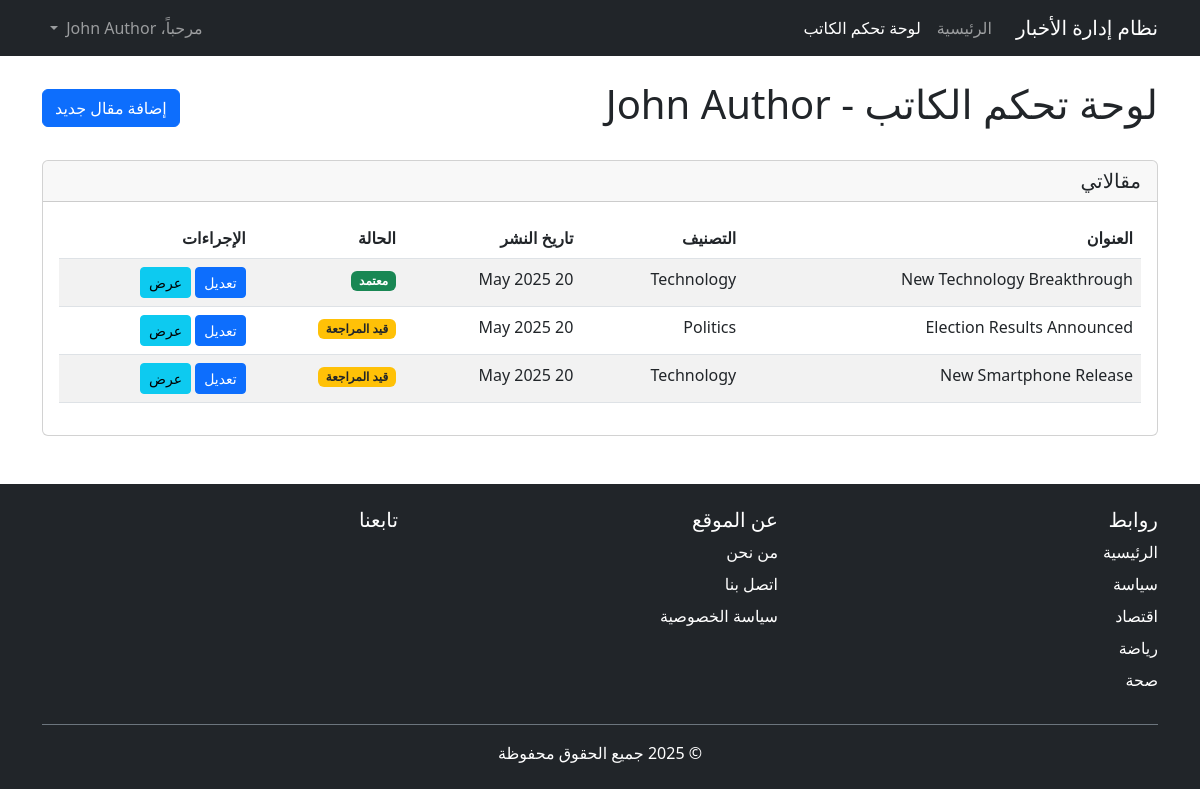
Page /author_dashboard.php (signed in) on the committed database.
### tables this page shows
CREATE TABLE IF NOT EXISTS news (
    id INT AUTO_INCREMENT PRIMARY KEY,
    title VARCHAR(255) NOT NULL,
    body TEXT NOT NULL,
    image VARCHAR(255),
    dateposted DATETIME DEFAULT CURRENT_TIMESTAMP,
    category_id INT,
    author_id INT,
    status ENUM('pending', 'approved', 'denied') DEFAULT 'pending',
    FOREIGN KEY (category_id) REFERENCES category(id) ON DELETE SET NULL,
    FOREIGN KEY (author_id) REFERENCES user(id) ON DELETE SET NULL
);

CREATE TABLE IF NOT EXISTS category (
    id INT AUTO_INCREMENT PRIMARY KEY,
    name VARCHAR(100) NOT NULL,
    description TEXT
);

### author_dashboard.php (the view, shortened to what this page needs)
<?php
$author_id = $_SESSION['user_id'];
$conn = DBConnection::connect();
$stmt = $conn->prepare("
    SELECT n.*, c.name as category_name
    FROM news n
    JOIN category c ON n.category_id = c.id
    WHERE n.author_id = ?
    ORDER BY n.dateposted DESC
");
$stmt->bind_param("i", $author_id);
$stmt->execute();
$result = $stmt->get_result();
$news = $result->fetch_all(MYSQLI_ASSOC);
?>
<!DOCTYPE html>
<html lang="ar" dir="rtl">
<head>
    <link href="https://cdn.jsdelivr.net/npm/bootstrap@5.3.0-alpha1/dist/css/bootstrap.rtl.min.css" rel="stylesheet">
</head>
<body>
    <nav class="navbar navbar-expand-lg navbar-dark bg-dark">
        <div class="container">
            <a class="navbar-brand" href="index.php">نظام إدارة الأخبار</a>
            <div class="collapse navbar-collapse" id="navbarNav">
                <ul class="navbar-nav me-auto">
                    <li class="nav-item">
                        <a class="nav-link" href="index.php">الرئيسية</a>
                    </li>
                    <li class="nav-item">
                        <a class="nav-link active" href="author_dashboard.php">لوحة تحكم الكاتب</a>
                    </li>
                </ul>
                <ul class="navbar-nav">
                    <li class="nav-item dropdown">
                        <a class="nav-link dropdown-toggle" href="#" id="navbarDropdown" role="button" data-bs-toggle="dropdown" aria-expanded="false">
                            مرحباً، <?= htmlspecialchars($_SESSION['user_name']) ?>
                        </a>
                    </li>
                </ul>
            </div>
        </div>
    </nav>
    <div class="container mt-4">
        <div class="d-flex justify-content-between align-items-center mb-4">
            <h1>لوحة تحكم الكاتب - <?= htmlspecialchars($_SESSION['user_name']) ?></h1>
            <a href="add_news.php" class="btn btn-primary">إضافة مقال جديد</a>
        </div>
        <div class="card mb-4">
            <div class="card-header">
                <h5 class="mb-0">مقالاتي</h5>
            </div>
            <div class="card-body">
                <?php if (empty($news)): ?>
                    <div class="alert alert-info">لم تقم بإنشاء أي مقالات إخبارية بعد.</div>
                <?php else: ?>
                    <div class="table-responsive">
                        <table class="table table-striped">
                            <thead>
                                <tr>
                                    <th>العنوان</th>
                                    <th>التصنيف</th>
                                    <th>تاريخ النشر</th>
                                    <th>الحالة</th>
                                    <th>الإجراءات</th>
                                </tr>
                            </thead>
                            <tbody>
                                <?php foreach ($news as $item): ?>
                                    <tr>
                                        <td><?= htmlspecialchars($item['title']) ?></td>
                                        <td><?= htmlspecialchars($item['category_name']) ?></td>
                                        <td><?= date('d M Y', strtotime($item['dateposted'])) ?></td>
                                        <td>
                                            <?php if ($item['status'] == 'approved'): ?>
                                                <span class="badge bg-success">معتمد</span>
                                            <?php elseif ($item['status'] == 'denied'): ?>
                                                <span class="badge bg-danger">مرفوض</span>
                                            <?php else: ?>
                                                <span class="badge bg-warning text-dark">قيد المراجعة</span>
                                            <?php endif; ?>
                                        </td>
                                        <td>
                                            <a href="edit_news.php?id=<?= $item['id'] ?>" class="btn btn-sm btn-primary">تعديل</a>
                                            <a href="view_news.php?id=<?= $item['id'] ?>" class="btn btn-sm btn-info">عرض</a>
                                        </td>
                                    </tr>
                                <?php endforeach; ?>
                            </tbody>
                        </table>
                    </div>
                <?php endif; ?>
            </div>
        </div>
    </div>
  <footer class="bg-dark text-white py-4 mt-5">
    <div class="container">
      <div class="row">
        <div class="col-md-4">
          <h5>روابط</h5>
          <ul class="list-unstyled">
            <li class="mb-2">
              <a href="index.html" class="text-white text-decoration-none">الرئيسية</a>
            </li>
            <li class="mb-2">
              <a href="category.html" class="text-white text-decoration-none">سياسة</a>
            </li>
            <li class="mb-2">
              <a href="category.html" class="text-white text-decoration-none">اقتصاد</a>
            </li>
            <li class="mb-2">
              <a href="category.html" class="text-white text-decoration-none">رياضة</a>
            </li>
            <li class="mb-2">
              <a href="category.html" class="text-white text-decoration-none">صحة</a>
            </li>
          </ul>
        </div>
        <div class="col-md-4">
          <h5>عن الموقع</h5>
          <ul class="list-unstyled">
            <li class="mb-2">
              <a href="#" class="text-white text-decoration-none">من نحن</a>
            </li>
            <li class="mb-2">
              <a href="#" class="text-white text-decoration-none">اتصل بنا</a>
            </li>
            <li class="mb-2">
              <a href="#" class="text-white text-decoration-none">سياسة الخصوصية</a>
            </li>
          </ul>
        </div>
        <div class="col-md-4">
          <h5>تابعنا</h5>
        </div>
      </div>
      <div class="border-top border-secondary pt-3 mt-3 text-center">
        <p class="m-0">© 2025 جميع الحقوق محفوظة</p>
      </div>
    </div>
  </footer>
</body>
</html>

### rows in the picture
news: title "New Technology Breakthrough", category.name "Technology", dateposted "20 May 2025", status "معتمد"
news: title "Election Results Announced", category.name "Politics", dateposted "20 May 2025", status "قيد المراجعة"
news: title "New Smartphone Release", category.name "Technology", dateposted "20 May 2025", status "قيد المراجعة"

### other values in the picture
$_SESSION['user_name'] "John Author"
